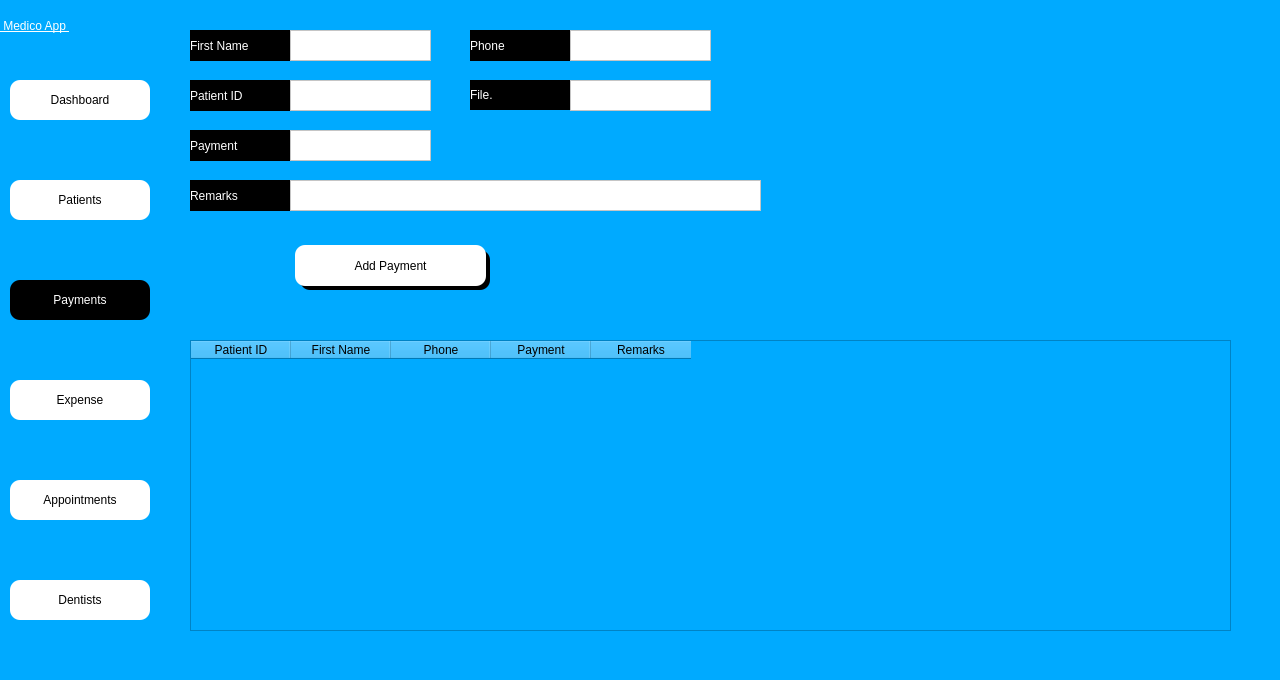
<?xml version="1.0" encoding="UTF-8"?>
<ui version="4.0">
 <class>Dialog</class>
 <widget class="QDialog" name="Dialog">
  <property name="geometry">
   <rect>
    <x>0</x>
    <y>0</y>
    <width>1280</width>
    <height>680</height>
   </rect>
  </property>
  <property name="windowTitle">
   <string>Dialog</string>
  </property>
  <property name="styleSheet">
   <string notr="true">background-color: rgb(0, 170, 255);</string>
  </property>
  <widget class="QWidget" name="side_bar" native="true">
   <property name="geometry">
    <rect>
     <x>0</x>
     <y>0</y>
     <width>160</width>
     <height>681</height>
    </rect>
   </property>
   <property name="styleSheet">
    <string notr="true">
background-color: rgba(170, 170, 255,.5);

</string>
   </property>
   <widget class="QPushButton" name="patient_btn">
    <property name="geometry">
     <rect>
      <x>10</x>
      <y>180</y>
      <width>140</width>
      <height>40</height>
     </rect>
    </property>
    <property name="styleSheet">
     <string notr="true">QPushButton{
font: 12pt &quot;MS Shell Dlg 2&quot;;
background-color: rgb(255, 255, 255);
border-top-left-radius:10px;
border-bottom-left-radius:10px;
border-top-right-radius:10px;
border-bottom-right-radius:10px;}
QPushButton:hover{
	background-color: rgb(161, 161, 161);
	color: rgb(255, 255, 255);
}</string>
    </property>
    <property name="text">
     <string>Patients</string>
    </property>
    <property name="icon">
     <iconset>
      <normaloff>../Medico_modern/patientdownload .png</normaloff>../Medico_modern/patientdownload .png</iconset>
    </property>
   </widget>
   <widget class="QPushButton" name="dash_btn">
    <property name="geometry">
     <rect>
      <x>10</x>
      <y>80</y>
      <width>140</width>
      <height>40</height>
     </rect>
    </property>
    <property name="styleSheet">
     <string notr="true">QPushButton{
font: 12pt &quot;MS Shell Dlg 2&quot;;
background-color: rgb(255, 255, 255);
border-top-left-radius:10px;
border-bottom-left-radius:10px;
border-top-right-radius:10px;
border-bottom-right-radius:10px;}
QPushButton:hover{
	background-color: rgb(161, 161, 161);
	color: rgb(255, 255, 255);
}</string>
    </property>
    <property name="text">
     <string>Dashboard</string>
    </property>
    <property name="icon">
     <iconset>
      <normaloff>../Medico_modern/dashboard.png</normaloff>../Medico_modern/dashboard.png</iconset>
    </property>
   </widget>
   <widget class="QPushButton" name="appointment_btn">
    <property name="geometry">
     <rect>
      <x>10</x>
      <y>480</y>
      <width>140</width>
      <height>40</height>
     </rect>
    </property>
    <property name="styleSheet">
     <string notr="true">QPushButton{
font: 12pt &quot;MS Shell Dlg 2&quot;;
background-color: rgb(255, 255, 255);
border-top-left-radius:10px;
border-bottom-left-radius:10px;
border-top-right-radius:10px;
border-bottom-right-radius:10px;}
QPushButton:hover{
	background-color: rgb(161, 161, 161);
	color: rgb(255, 255, 255);
}</string>
    </property>
    <property name="text">
     <string>Appointments</string>
    </property>
    <property name="icon">
     <iconset>
      <normaloff>../Medico_modern/appointmentdownload (1).png</normaloff>../Medico_modern/appointmentdownload (1).png</iconset>
    </property>
   </widget>
   <widget class="QPushButton" name="dentist_btn">
    <property name="geometry">
     <rect>
      <x>10</x>
      <y>580</y>
      <width>140</width>
      <height>40</height>
     </rect>
    </property>
    <property name="styleSheet">
     <string notr="true">QPushButton{
font: 12pt &quot;MS Shell Dlg 2&quot;;
background-color: rgb(255, 255, 255);
border-top-left-radius:10px;
border-bottom-left-radius:10px;
border-top-right-radius:10px;
border-bottom-right-radius:10px;}
QPushButton:hover{
	background-color: rgb(161, 161, 161);
	color: rgb(255, 255, 255);
}</string>
    </property>
    <property name="text">
     <string>Dentists</string>
    </property>
    <property name="icon">
     <iconset>
      <normaloff>../Medico_modern/dentistimages.png</normaloff>../Medico_modern/dentistimages.png</iconset>
    </property>
   </widget>
   <widget class="QPushButton" name="payment_btn">
    <property name="geometry">
     <rect>
      <x>10</x>
      <y>280</y>
      <width>140</width>
      <height>40</height>
     </rect>
    </property>
    <property name="styleSheet">
     <string notr="true">QPushButton{
font: 12pt &quot;MS Shell Dlg 2&quot;;
background-color: rgb(255, 255, 255);
border-top-left-radius:10px;
border-bottom-left-radius:10px;
border-top-right-radius:10px;
border-bottom-right-radius:10px;

	background-color: rgb(0, 0, 0);
	color: rgb(255, 255, 255);
}

QPushButton:hover{
	background-color: rgb(161, 161, 161);
	color: rgb(255, 255, 255);
}
</string>
    </property>
    <property name="text">
     <string>Payments</string>
    </property>
    <property name="icon">
     <iconset>
      <normaloff>../Medico_modern/billingdownload (1).png</normaloff>../Medico_modern/billingdownload (1).png</iconset>
    </property>
   </widget>
   <widget class="QPushButton" name="expense_btn">
    <property name="geometry">
     <rect>
      <x>10</x>
      <y>380</y>
      <width>140</width>
      <height>40</height>
     </rect>
    </property>
    <property name="styleSheet">
     <string notr="true">QPushButton{
font: 12pt &quot;MS Shell Dlg 2&quot;;
background-color: rgb(255, 255, 255);
border-top-left-radius:10px;
border-bottom-left-radius:10px;
border-top-right-radius:10px;
border-bottom-right-radius:10px;}
QPushButton:hover{
	background-color: rgb(161, 161, 161);
	color: rgb(255, 255, 255);
}</string>
    </property>
    <property name="text">
     <string>Expense</string>
    </property>
    <property name="icon">
     <iconset>
      <normaloff>../Medico_modern/billingdownload (1).png</normaloff>../Medico_modern/billingdownload (1).png</iconset>
    </property>
   </widget>
   <widget class="QLabel" name="label_4">
    <property name="geometry">
     <rect>
      <x>0</x>
      <y>0</y>
      <width>161</width>
      <height>51</height>
     </rect>
    </property>
    <property name="styleSheet">
     <string notr="true">font: 20pt &quot;MS Shell Dlg 2&quot;;
font: 75 20pt &quot;MS Shell Dlg 2&quot;;
text-decoration: underline;
font: 22pt &quot;MS Shell Dlg 2&quot;;
background-color: rgba(255, 255, 255,0);
color: rgb(255, 255, 255);
</string>
    </property>
    <property name="text">
     <string> Medico App </string>
    </property>
   </widget>
  </widget>
  <widget class="QLabel" name="fname_srch">
   <property name="geometry">
    <rect>
     <x>190</x>
     <y>30</y>
     <width>101</width>
     <height>31</height>
    </rect>
   </property>
   <property name="styleSheet">
    <string notr="true">font: 12pt &quot;MS Shell Dlg 2&quot;;
font: 16pt &quot;MS Shell Dlg 2&quot;;
color: rgb(255, 255, 255);
background-color: rgb(0, 0, 0);


border-top-right-radius:20px;
border-bottom-right-radius:20px;</string>
   </property>
   <property name="text">
    <string>First Name</string>
   </property>
  </widget>
  <widget class="QTextEdit" name="fname_srch_edit">
   <property name="geometry">
    <rect>
     <x>290</x>
     <y>30</y>
     <width>141</width>
     <height>31</height>
    </rect>
   </property>
   <property name="styleSheet">
    <string notr="true">background-color: rgb(255, 255, 255);</string>
   </property>
  </widget>
  <widget class="QLabel" name="phn_srch">
   <property name="geometry">
    <rect>
     <x>470</x>
     <y>30</y>
     <width>100</width>
     <height>31</height>
    </rect>
   </property>
   <property name="styleSheet">
    <string notr="true">font: 12pt &quot;MS Shell Dlg 2&quot;;
font: 16pt &quot;MS Shell Dlg 2&quot;;
color: rgb(255, 255, 255);
background-color: rgb(0, 0, 0);


border-top-right-radius:20px;
border-bottom-right-radius:20px;</string>
   </property>
   <property name="text">
    <string>Phone</string>
   </property>
  </widget>
  <widget class="QTextEdit" name="phone_srch_edit">
   <property name="geometry">
    <rect>
     <x>570</x>
     <y>30</y>
     <width>141</width>
     <height>31</height>
    </rect>
   </property>
   <property name="styleSheet">
    <string notr="true">background-color: rgb(255, 255, 255);</string>
   </property>
  </widget>
  <widget class="QLabel" name="patid_srch">
   <property name="geometry">
    <rect>
     <x>190</x>
     <y>80</y>
     <width>101</width>
     <height>31</height>
    </rect>
   </property>
   <property name="styleSheet">
    <string notr="true">font: 12pt &quot;MS Shell Dlg 2&quot;;
font: 16pt &quot;MS Shell Dlg 2&quot;;
color: rgb(255, 255, 255);
background-color: rgb(0, 0, 0);


border-top-right-radius:20px;
border-bottom-right-radius:20px;</string>
   </property>
   <property name="text">
    <string>Patient ID</string>
   </property>
  </widget>
  <widget class="QTextEdit" name="patid_srch_edit">
   <property name="geometry">
    <rect>
     <x>290</x>
     <y>80</y>
     <width>141</width>
     <height>31</height>
    </rect>
   </property>
   <property name="styleSheet">
    <string notr="true">background-color: rgb(255, 255, 255);</string>
   </property>
  </widget>
  <widget class="QLabel" name="file_srch">
   <property name="geometry">
    <rect>
     <x>470</x>
     <y>80</y>
     <width>100</width>
     <height>30</height>
    </rect>
   </property>
   <property name="styleSheet">
    <string notr="true">font: 12pt &quot;MS Shell Dlg 2&quot;;
font: 16pt &quot;MS Shell Dlg 2&quot;;
color: rgb(255, 255, 255);
background-color: rgb(0, 0, 0);


border-top-right-radius:20px;
border-bottom-right-radius:20px;
</string>
   </property>
   <property name="text">
    <string>File.</string>
   </property>
  </widget>
  <widget class="QTextEdit" name="file_srch_edit">
   <property name="geometry">
    <rect>
     <x>570</x>
     <y>80</y>
     <width>141</width>
     <height>31</height>
    </rect>
   </property>
   <property name="styleSheet">
    <string notr="true">background-color: rgb(255, 255, 255);</string>
   </property>
  </widget>
  <widget class="QLabel" name="payment">
   <property name="geometry">
    <rect>
     <x>190</x>
     <y>130</y>
     <width>101</width>
     <height>31</height>
    </rect>
   </property>
   <property name="styleSheet">
    <string notr="true">font: 12pt &quot;MS Shell Dlg 2&quot;;
font: 16pt &quot;MS Shell Dlg 2&quot;;
color: rgb(255, 255, 255);
background-color: rgb(0, 0, 0);


border-top-right-radius:20px;
border-bottom-right-radius:20px;</string>
   </property>
   <property name="text">
    <string>Payment</string>
   </property>
  </widget>
  <widget class="QTextEdit" name="payment_edit">
   <property name="geometry">
    <rect>
     <x>290</x>
     <y>130</y>
     <width>141</width>
     <height>31</height>
    </rect>
   </property>
   <property name="styleSheet">
    <string notr="true">background-color: rgb(255, 255, 255);</string>
   </property>
  </widget>
  <widget class="QLabel" name="remarks">
   <property name="geometry">
    <rect>
     <x>190</x>
     <y>180</y>
     <width>101</width>
     <height>31</height>
    </rect>
   </property>
   <property name="styleSheet">
    <string notr="true">font: 12pt &quot;MS Shell Dlg 2&quot;;
font: 16pt &quot;MS Shell Dlg 2&quot;;
color: rgb(255, 255, 255);
background-color: rgb(0, 0, 0);


border-top-right-radius:20px;
border-bottom-right-radius:20px;</string>
   </property>
   <property name="text">
    <string>Remarks</string>
   </property>
  </widget>
  <widget class="QTextEdit" name="remarks_edit">
   <property name="geometry">
    <rect>
     <x>290</x>
     <y>180</y>
     <width>471</width>
     <height>31</height>
    </rect>
   </property>
   <property name="styleSheet">
    <string notr="true">background-color: rgb(255, 255, 255);</string>
   </property>
  </widget>
  <widget class="QPushButton" name="makepayment">
   <property name="geometry">
    <rect>
     <x>295</x>
     <y>245</y>
     <width>191</width>
     <height>41</height>
    </rect>
   </property>
   <property name="styleSheet">
    <string notr="true">QPushButton{
font: 12pt &quot;MS Shell Dlg 2&quot;;
background-color: rgb(255, 255, 255);
border-top-left-radius:10px;
border-bottom-left-radius:10px;
border-top-right-radius:10px;
border-bottom-right-radius:10px;}
QPushButton:hover{
	background-color: rgb(161, 161, 161);
	color: rgb(255, 255, 255);
}</string>
   </property>
   <property name="text">
    <string>Add Payment</string>
   </property>
  </widget>
  <widget class="QLabel" name="label">
   <property name="geometry">
    <rect>
     <x>0</x>
     <y>0</y>
     <width>1280</width>
     <height>680</height>
    </rect>
   </property>
   <property name="text">
    <string/>
   </property>
   <property name="pixmap">
    <pixmap>../Images/Designer_1.png</pixmap>
   </property>
   <property name="scaledContents">
    <bool>true</bool>
   </property>
  </widget>
  <widget class="QLabel" name="label_2">
   <property name="geometry">
    <rect>
     <x>300</x>
     <y>250</y>
     <width>190</width>
     <height>40</height>
    </rect>
   </property>
   <property name="styleSheet">
    <string notr="true">font: 12pt &quot;MS Shell Dlg 2&quot;;
border-color: rgb(0, 0, 0);
border-top-left-radius:10px;
border-bottom-left-radius:10px;
border-top-right-radius:10px;
border-bottom-right-radius:10px;
border-bottom-color: rgb(0, 0, 0);
selection-color: rgb(255, 255, 255);
background-color: rgb(0, 0, 0);
color: rgb(255, 255, 255);</string>
   </property>
   <property name="text">
    <string/>
   </property>
  </widget>
  <widget class="QTableWidget" name="tableWidget">
   <property name="geometry">
    <rect>
     <x>190</x>
     <y>340</y>
     <width>1041</width>
     <height>291</height>
    </rect>
   </property>
   <property name="styleSheet">
    <string notr="true">background-color: rgba(255, 255, 255,.8);
font: 12pt &quot;MS Shell Dlg 2&quot;;</string>
   </property>
   <column>
    <property name="text">
     <string>Patient ID</string>
    </property>
   </column>
   <column>
    <property name="text">
     <string>First Name</string>
    </property>
   </column>
   <column>
    <property name="text">
     <string>Phone</string>
    </property>
   </column>
   <column>
    <property name="text">
     <string>Payment</string>
    </property>
   </column>
   <column>
    <property name="text">
     <string>Remarks</string>
    </property>
   </column>
  </widget>
  <zorder>label</zorder>
  <zorder>side_bar</zorder>
  <zorder>fname_srch</zorder>
  <zorder>fname_srch_edit</zorder>
  <zorder>phn_srch</zorder>
  <zorder>phone_srch_edit</zorder>
  <zorder>patid_srch</zorder>
  <zorder>patid_srch_edit</zorder>
  <zorder>file_srch</zorder>
  <zorder>file_srch_edit</zorder>
  <zorder>payment</zorder>
  <zorder>payment_edit</zorder>
  <zorder>remarks</zorder>
  <zorder>remarks_edit</zorder>
  <zorder>label_2</zorder>
  <zorder>makepayment</zorder>
  <zorder>tableWidget</zorder>
 </widget>
 <resources/>
 <connections/>
</ui>
